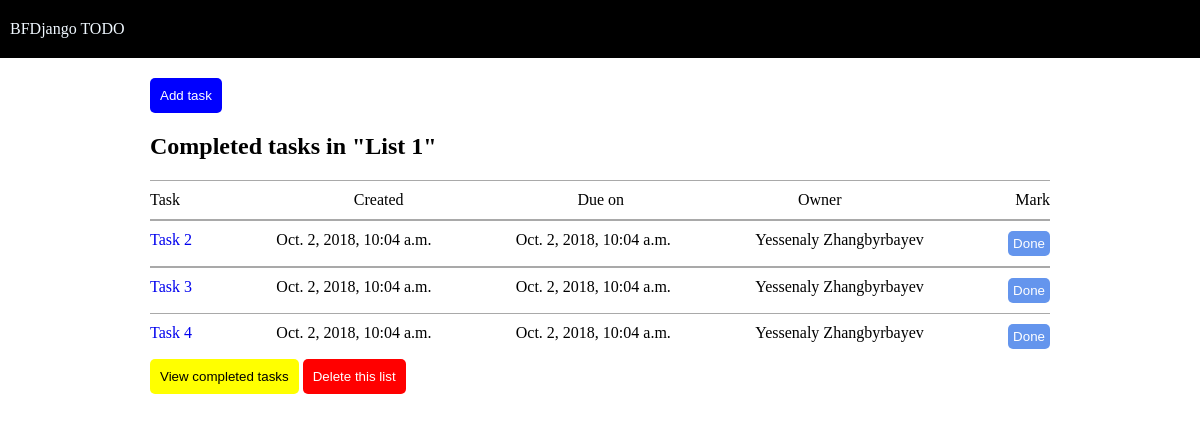
The page /main/completed_tasks on the database its author committed.
### main/models.py (models this page shows)
class Task(models.Model):
    create_date = models.DateTimeField()
    due_date = models.DateTimeField()
    owner = models.ForeignKey(Owner , on_delete = models.CASCADE)
    done_status = models.BooleanField(default = True)

class Owner(models.Model):
    first_name = models.CharField(max_length = 30)
    last_name = models.CharField(max_length = 30)
    email = models.CharField(max_length = 30)
    def __str__(self):
        return self.first_name+' '+self.last_name

### main/views.py (the view)
# urls.py: path('completed_tasks' , views.completed_tasks),
def completed_tasks(request):
    tasks = Task.objects.filter(done_status = True)
    todo_list = {
        'tasks': tasks
    }
    return render(request, 'completed_todo_list.html', todo_list)

### main/templates/completed_todo_list.html (shortened to what this page needs)
{% load static %}
<!DOCTYPE html>
<html lang="en">
<head>
    <link rel="stylesheet" href="{% static 'css/completed_todo_list-style.css' %}">
</head>
<body class = "page">
<header class = "header">
    BFDjango TODO
</header>
    {% block content %}
    <div class = "page__content-wrapper content-wrapper">
    <button type="button" class="add add--style content-wrapper__add">Add task</button>
    <h2>Completed tasks in "List 1"</h2>
    <ul class="content">
        <li class="content__item">
            <div class="col">Task</div>
            <div class="col">Created</div>
            <div class="col">Due on</div>
            <div class="col">Owner</div>
            <div class="col">Mark</div>
        </li>
        {% for task in tasks %}
            <li class="content__item">
                <a href="#">Task {{task.id}}</a>
                <div>{{task.create_date}}</div>
                <div>{{task.due_date}}</div>
                <div>{{task.owner}}</div>
                <button type="button" class="done">
                    {% if task.done_status %}
                        Done
                    {% else %}
                        Not done
                    {% endif %}
                </button>
            </li>
        {% endfor %}
    </ul>
    <button class = "view">View completed tasks</button>
    <button class = "delete">Delete this list</button>
    </div>
{% endblock %}
</body>
</html>

### main/static/css/completed_todo_list-style.css (style rules this page uses)
.header { background-color: black; color: aliceblue; padding-top: 20px; padding-bottom: 20px; padding-left: 10px; margin-bottom: 20px; }
.page { padding: 0; margin: 0; }
.page__content-wrapper { width: 900px; margin: 0 auto; }
.add { border-radius: 5px; background-color: blue; border: none; color: white; padding: 10px; }
.content { list-style: none; margin: 0; padding: 0; }
.content__item { display: flex; justify-content: space-between; padding-bottom: 10px; padding-top: 10px; border-bottom: 1px solid darkgray; border-top: 1px solid darkgray; }
.content__item:last-child { border: none; }
.done { border-radius: 5px; background-color: cornflowerblue; border: none; color: white; padding: 5px; }
.view { display: inline-block; border-radius: 5px; background-color: yellow; border: none; padding: 10px; }
.delete { display: inline-block; border-radius: 5px; background-color: red; border: none; color: white; padding: 10px; }
a { text-decoration: none; }

### rows shown on the page
Task: id "2", create_date "Oct. 2, 2018, 10:04 a.m.", due_date "Oct. 2, 2018, 10:04 a.m.", owner "Yessenaly Zhangbyrbayev", done_status "Done"
Task: id "3", create_date "Oct. 2, 2018, 10:04 a.m.", due_date "Oct. 2, 2018, 10:04 a.m.", owner "Yessenaly Zhangbyrbayev", done_status "Done"
Task: id "4", create_date "Oct. 2, 2018, 10:04 a.m.", due_date "Oct. 2, 2018, 10:04 a.m.", owner "Yessenaly Zhangbyrbayev", done_status "Done"
